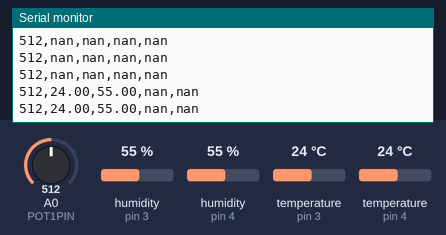
This sketch was run on a simulated Arduino Uno, built with avr-gcc and run on an emulated ATmega328P. Shown: the last lines printed to the serial monitor. The inputs (shaded band) are chosen by the test bench; at power-on: humidity (sensors on pin 3, pin 4) 55 %, A0 (POT1PIN) = 512, temperature (sensors on pin 3, pin 4) 24 °C.

Above: at 1.2 s.
1.3 s: humidity (sensor on pin 3) set to 22 %
At 2.01 s:
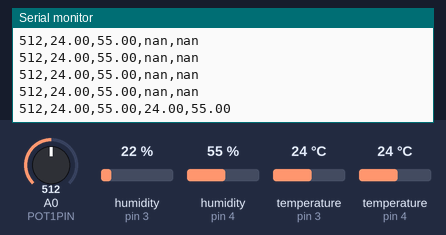
4.0 s: humidity (sensor on pin 4) set to 22 %
At 4.02 s:
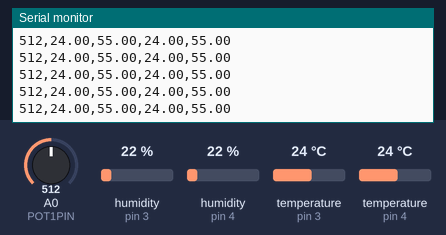
5.5 s: A0 (POT1PIN) set to 716
At 5.51 s:
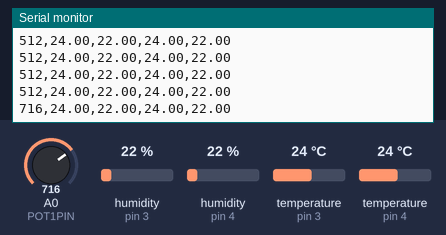
7.0 s: temperature (sensor on pin 3) set to 12 °C
At 7.02 s:
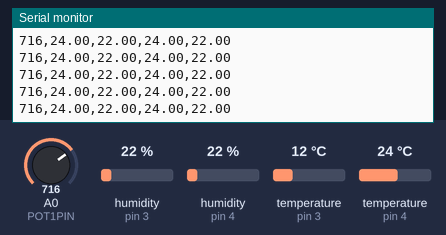
8.5 s: temperature (sensor on pin 4) set to 12 °C
At 8.51 s:
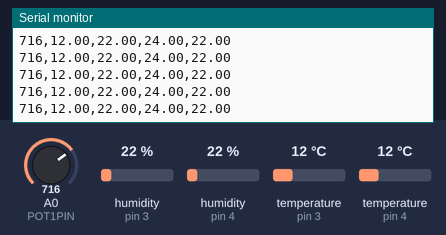
10.0 s: A0 (POT1PIN) set to 992
At 10.21 s:
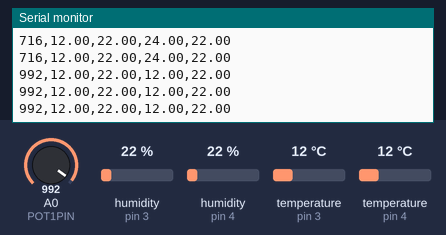
Timing chart, 0 to 12.5 s (numbered marks = the images above; inputs shaded):
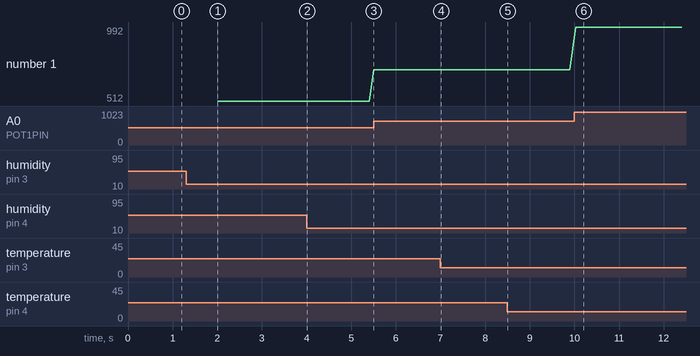

Measured:
- after the input at 5.5 s, the serial monitor: prints a new line at once (image 3)
- after the input at 10.0 s, the serial monitor: prints a new line at once (image 6)
- plotted number 1: 512 → 716 after the input at 5.5 s, 716 → 992 after the input at 10.0 s

The sketch:

TTB-AP-Lesson8.ino
```cpp
// Using an Arduino with Python LESSON 8: Live Thermometer 3D Visual Using DHT11.
// https://www.youtube.com/watch?v=xgzbRYzQWPE
// https://toptechboy.com/using-an-arduino-with-python-lesson-8-live-thermometer-3d-visual-using-dht11/

#include <DHT.h>              // DHT11/22 sensor library.

// DHT11/22 sensor defines.
#define DHTTYPE11 DHT11       // Blue module, DHT11 defined as 11 in <DHT.h>.
#define DHTTYPE22 DHT22       // White module, DHT22 defined as 22 in <DHT.h>.

// Arduino analog I/O pin defines.
#define POT1PIN A0             // Also known as IO pin 21.

// Arduino digital I/O pin defines.
#define DHT11PIN 3
#define DHT22PIN 4

//Code loop job defines.
#define JOB1CYCLE 100         // Job 1 execution cycle: 0.1s - Get the data: Read the potentiometers.
#define JOB2CYCLE 1000        // Job 2 execution cycle: 1s   - Get the data: Read the DHT11 sensor.
#define JOB3CYCLE 2000        // Job 3 execution cycle: 2s   - Get the data: Read the DHT22 sensor..
#define JOB4CYCLE 100         // Job 4 execution cycle: 0.1s - Share the results: Output data to the serial console.

//Sensor object initialisations.
DHT myDHT11(DHT11PIN, DHTTYPE11);     // Initialize the DHT11 sensor for normal 16mhz Arduino (default delay = 6).
DHT myDHT22(DHT22PIN, DHTTYPE22);     // Initialize the DHT22 sensor for normal 16mhz Arduino (default delay = 6).

void setup() {
  // Initialise the potentiometer pins.
  pinMode(POT1PIN, INPUT);
  // Start the DHT11 sensor.
  myDHT11.begin();
  // Start the DHT22 sensor.
  myDHT22.begin();
  // Start the serial port.
  Serial.begin(115200);
  while(!Serial); // Wait for the serial I/O to start.
}

void loop() {
  // Initialise the potentiometer variable to something that indicates an invalid reading.
  static int pot1Value = -1;
  // Initialise the DHT variables to something that indicates invalid readings.
  static float temperatureDHT11 = NAN;
  static float humidityDHT11    = NAN;
  static float temperatureDHT22 = NAN;
  static float humidityDHT22    = NAN;
  // Record the current time. When used for all jobs it ensures they are synchronised.
  unsigned long timeNow = millis();
  // Job variables. Set to timeNow to allow the sensors to settle.
  static unsigned long timeMark1 = timeNow; // Last time Job 1 was executed.
  static unsigned long timeMark2 = timeNow; // Last time Job 2 was executed.
  static unsigned long timeMark3 = timeNow; // Last time Job 3 was executed.
  static unsigned long timeMark4 = timeNow; // Last time Job 4 was executed.
  // Job 1 - Get the data: Read the potentiometers.
  if (timeNow - timeMark1 >= JOB1CYCLE) {
    timeMark1 = timeNow;
    // Do something...
    pot1Value = analogRead(POT1PIN);
  }
  // Job 2 - Get the data: Read the DHT11 sensor.
  if (timeNow - timeMark2 >= JOB2CYCLE) {
    timeMark2 = timeNow;
    // Do something...
    temperatureDHT11 = myDHT11.readTemperature();
    humidityDHT11 = myDHT11.readHumidity();
  }
  // Job 3 - Get the data: Read the DHT22 sensor.
  if (timeNow - timeMark3 >= JOB3CYCLE) {
    timeMark3 = timeNow;
    // Do something...
    temperatureDHT22 = myDHT22.readTemperature();
    humidityDHT22 = myDHT22.readHumidity();
  }
  // Job 4 - Share the results: Output CSV data to the serial console.
  if (timeNow - timeMark4 >= JOB4CYCLE) {
    timeMark4 = timeNow;
    // Do something...
    Serial.print(pot1Value);
    Serial.print(",");
    Serial.print(temperatureDHT11);
    Serial.print(",");
    Serial.print(humidityDHT11);
    Serial.print(",");
    Serial.print(temperatureDHT22);
    Serial.print(",");
    Serial.print(humidityDHT22);
    Serial.println();
  }
}

// EOF
```
